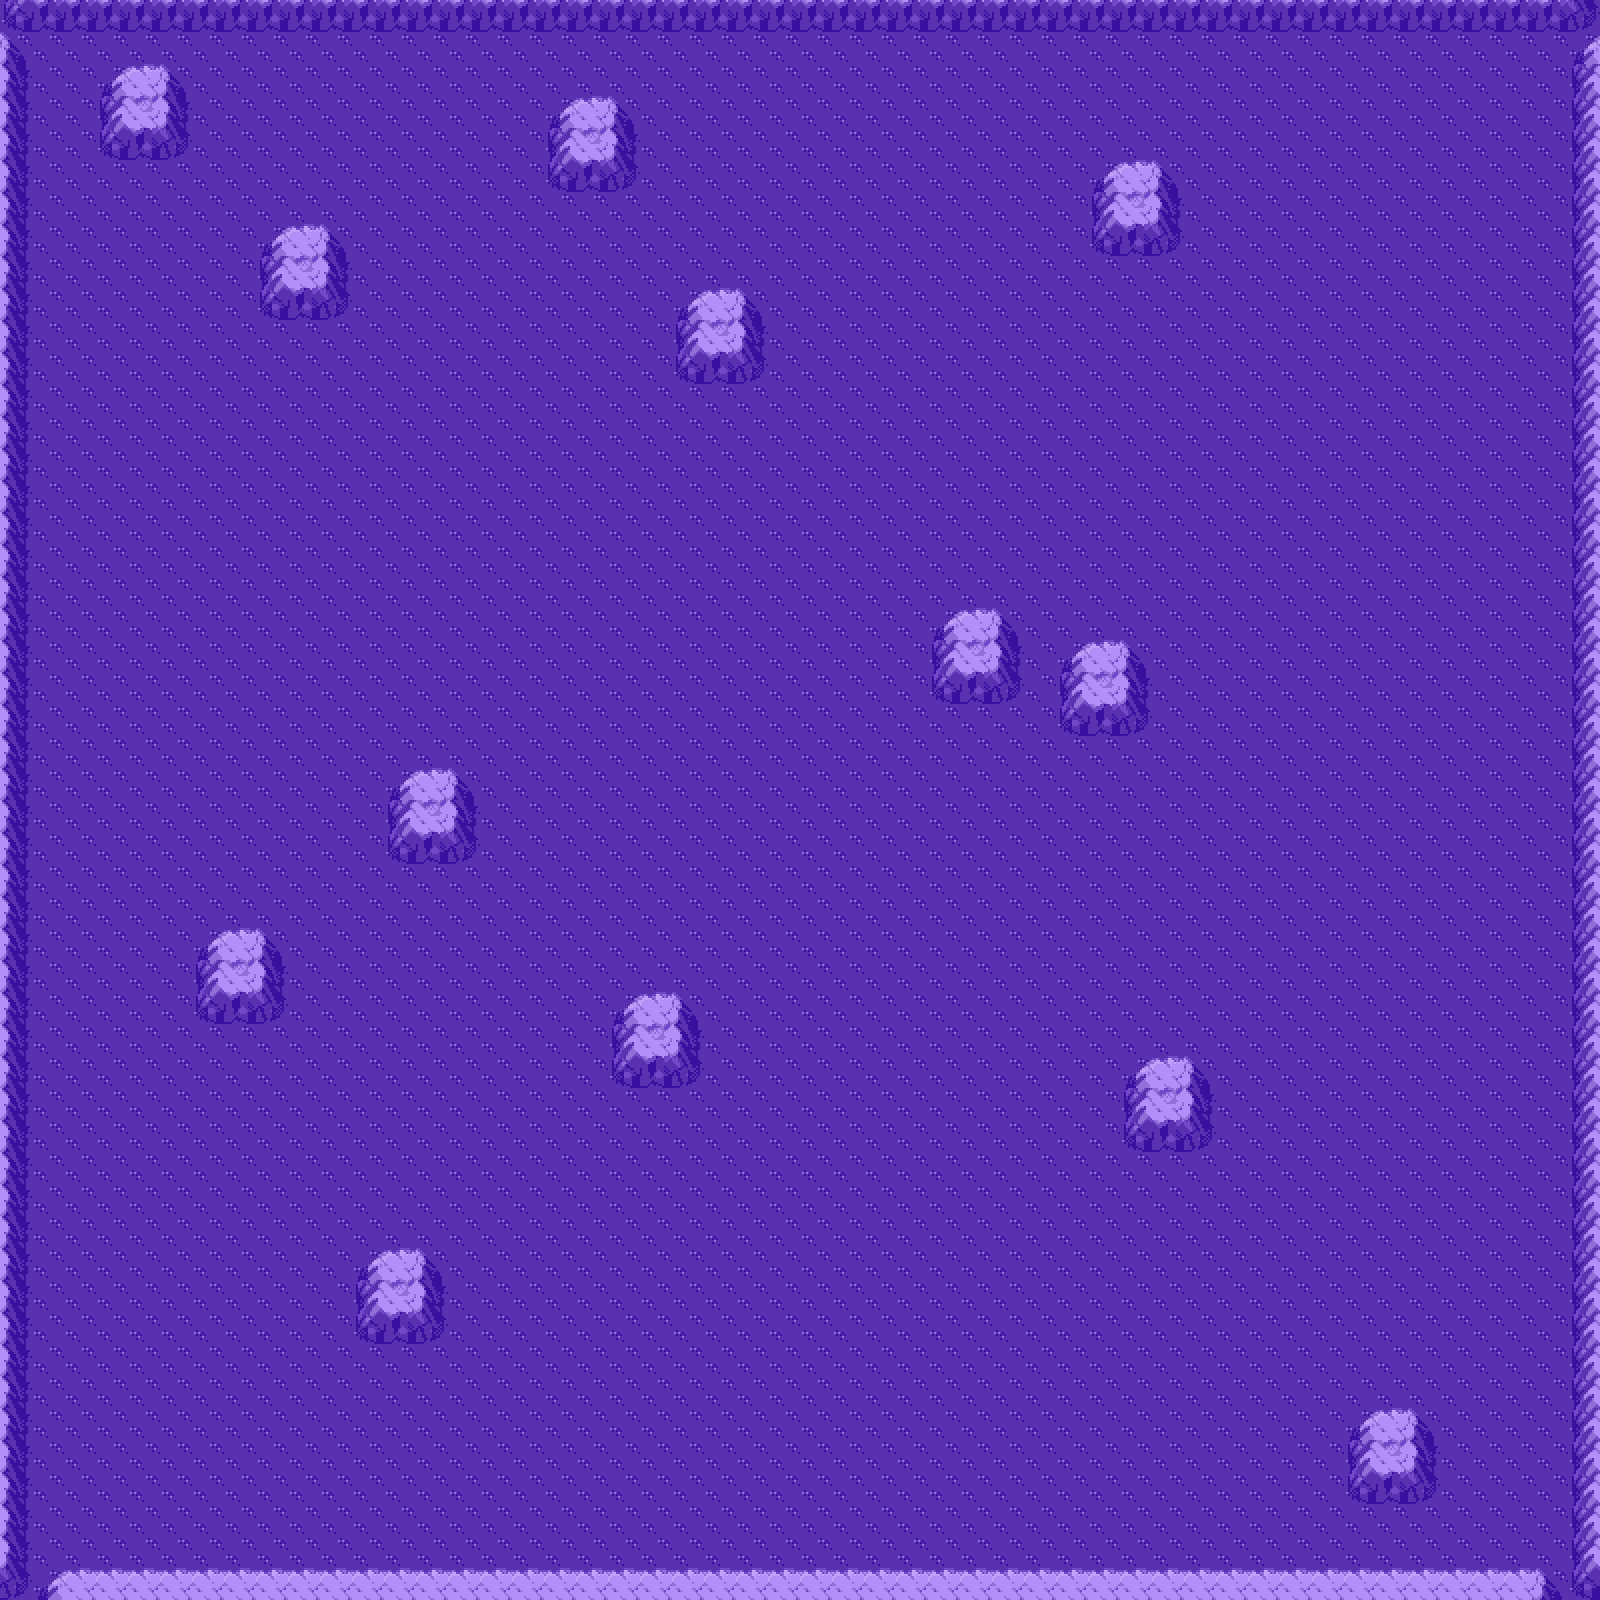

A 2D game scene composited from a Tiled map and its tileset images. What follows is a short description and the map's XML, with each tile layer's data collapsed to a summary:
An orthogonal 50x50 tile map with 32x32 px tiles, 2 tile layers (layer1, layer2).

<map version="1.0" tiledversion="1.0.3" orientation="orthogonal" renderorder="right-down" width="50" height="50" tilewidth="32" tileheight="32" nextobjectid="1">
 <tileset firstgid="1" source="../tileset/tileset_underwater.tsx" />
 <layer name="layer1" width="50" height="50">
  <data>[2500 cells, 2500 non-empty, 1 distinct tile ids]</data>
 </layer>
 <layer name="layer2" width="50" height="50">
  <data>[2500 cells, 313 non-empty, 9 distinct tile ids]</data>
 </layer>
</map>
